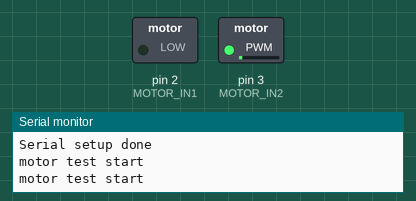
Simulated run of this sketch. Board: Arduino Uno, built with avr-gcc and run on an emulated ATmega328P. On the bench: switched loads named in the sketch (green lamp = pin HIGH), the last lines printed to the serial monitor.

Above: at 0.05 s.
At 3.95 s:
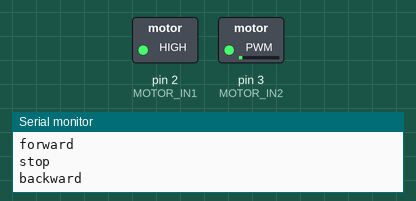
Timing chart, 0 to 22.5 s (numbered marks = the images above):
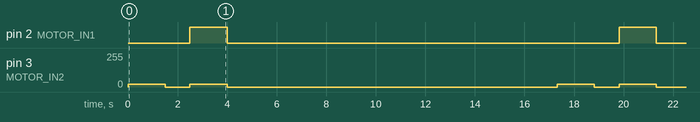

Measured:
- by itself, pin 2 (MOTOR_IN1): alternates HIGH for 1.5 s and LOW for 15.8 s
- by itself, pin 3 (MOTOR_IN2): repeats every 17.3 s: 0/255 1.0 s, 20/255 1.5 s, 0/255 13.3 s, 20/255 1.5 s

The sketch:

motor_test.ino
```cpp
#include "motor.h"
#include "conf.h"

void setup() {
  Serial.begin(9600);
  Serial.println("Serial setup done");
  motor_setup();
  Serial.println("motor test start");

}


void loop() {
  motor_test();
  servo_sweep_test();
  servo_minmax_test();

}

void motor_test(){
#define GOTIME 1500
#define STOPTIME 1000
#define GOSPEED 20

  Serial.println("motor test start");

  Serial.println("forward");
  motor_drive(GOSPEED);
  delay(GOTIME);

  Serial.println("stop");
  motor_drive(0);
  delay(STOPTIME);

  Serial.println("backward");
  motor_drive(-GOSPEED);
  delay(GOTIME);

  Serial.println("stop");
  motor_drive(0);
  delay(STOPTIME);

  Serial.println("motor test done");

}


#define SERVO_MIN 0
#define SERVO_MAX 1023
#define SERVO_TICK_WAIT 10

void servo_sweep_test(){
  Serial.println("servo sweep test start");

  Serial.println("forward");
  for(int i=SERVO_MIN; i<SERVO_MAX; i++){
    servo_direction(i);
    delay(SERVO_TICK_WAIT);

  }

  Serial.println("forward");
  for(int i=SERVO_MAX; i<SERVO_MIN; i--){
    servo_direction(i);
    delay(SERVO_TICK_WAIT);

  }

  Serial.println("servo sweep test done");

}

void servo_minmax_test(){
  Serial.println("servo min/max test start");

  Serial.println("min");
  servo_direction(SERVO_MIN);
  delay(1000);

  Serial.println("max");
  servo_direction(SERVO_MAX);
  delay(1000);

  Serial.println("servo min/max test done");

}
```

conf.h
```cpp
#ifndef CONF_H
#define CONF_H

// ----- Pinout -----
#define MOTOR_IN1 2
#define MOTOR_IN2 3

#define SERVO_IN 5

#endif
```

motor.h
```cpp
#ifndef MOTOR_H
#define MOTOR_H

void motor_setup();

void motor_forw();
void motor_back();
void motor_stop();
void motor_speed(unsigned int n); // Takes in a number from 0-255
void motor_drive(int n); // Takes in a number from -255 to 255. The sign will be the motor direction

#endif
```

motor.ino
```cpp
#include "motor.h"
#include "conf.h"

void motor_setup(){
  pinMode(MOTOR_IN1, OUTPUT);
  pinMode(MOTOR_IN2, OUTPUT);

  motor_stop();

}

void motor_forward(){
  digitalWrite(MOTOR_IN1, LOW);

}

void motor_backward(){
  digitalWrite(MOTOR_IN1, HIGH);

}

void motor_speed(unsigned int n){
  const unsigned int speed = min(1023, n);
  analogWrite(MOTOR_IN2, speed);

}

void motor_stop(){
  digitalWrite(MOTOR_IN1, LOW);
  analogWrite(MOTOR_IN2, 0);

}

void motor_drive(int n){
  const unsigned int speed = abs(n);
  if(0 == n){
    motor_stop();
  }
  else if(0 > n){
    motor_backward();
    motor_speed(speed);

  } else {
    motor_forward();
    motor_speed(speed);

  }
}
```

servo.ino
```cpp
#include "servo.h"
#include "conf.h"
#include <Servo.h>

Servo servo1;

void servo_setup(){
  pinMode(SERVO_IN, OUTPUT);
  servo1.attach(SERVO_IN);

}

void servo_direction(unsigned int n){
  const unsigned int d = n % SERVO_MAX;
  const unsigned int angle = (unsigned int) ( (double) (d * 180 / 1023));
  servo1.write(d);

}

void servo_drive(int n){

}
```
